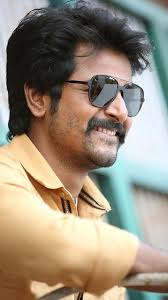
%> input picture image3.jpg, 168 x 300 px
$ octave pr3.m   (GNU Octave 9; MATLAB toolbox functions it lacks are replaced by stand-ins)
%> lines starting %> are read from the running program, lines starting %| are printed output that depends on the picture
i=imread('image3.jpg');
%> i is the input picture: size 300x168x3 uint8; mean R, G, B 153.1, 140.9, 123.8
j=rgb2gray(i);
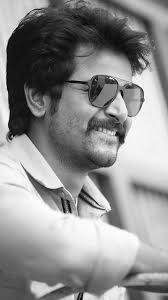
%> j: size 300x168 uint8; min 0, max 254, mean 142.6
f=imnoise(j,'Salt & Pepper');
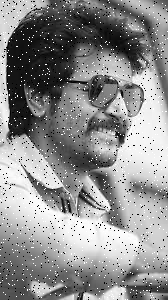
%> f: size 300x168 uint8; min 0, max 255, mean 141.8
g=filter2(fspecial('average',3),f)/255;
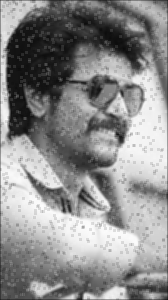
%> g: size 300x168 double; min 0.0471, max 0.993, mean 0.552
g1=ordfilt2(f,median(1:3*3),ones(3,3));
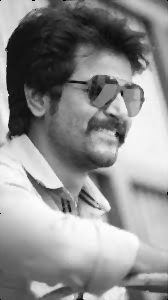
%> g1: size 300x168 uint8; min 0, max 253, mean 142.6
subplot(2,2,1);
imshow(i);
title('Original Image');
subplot(2,2,2);
imshow(f);
title('Noise Image');
subplot(2,2,3);
imshow(g);
title('Average Filter');
subplot(2,2,4);
imshow(g1);
title('Median Filter');


LEN = 31;
THETA = 11;
PSF = fspecial('motion',LEN,THETA);
Blurred = imfilter(i,PSF,'circular','conv');
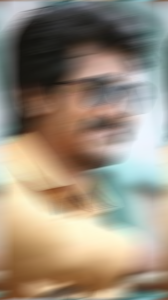
%> Blurred: size 300x168x3 uint8; mean R, G, B 153.1, 140.9, 123.8; mean of the top-left, top-right, bottom-left and bottom-right quarters 85.2, 140.7, 158.9, 172.3
figure; imshow(Blurred);title('Blurred Image');

wnr1 = deconvwnr(Blurred,PSF);
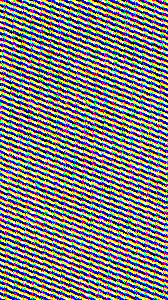
%> wnr1: size 300x168x3 uint8; mean R, G, B 130.8, 128.6, 127.8
figure;imshow(wnr1);
title('Restored, True PSF');

$ run again, with image1.jpg copied over image3.jpg
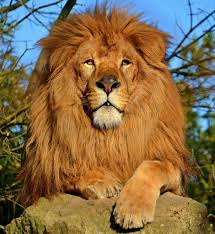
%> input picture image1.jpg, 215 x 234 px
%> i is the input picture: size 234x215x3 uint8; mean R, G, B 134.1, 108.3, 72.5
%> `Blurred = imfilter(i,PSF,'circular','conv');`:
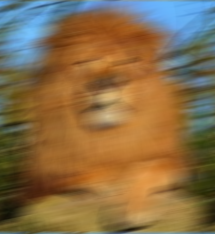
%> Blurred: size 234x215x3 uint8; mean R, G, B 134.1, 108.3, 72.5; mean of the top-left, top-right, bottom-left and bottom-right quarters 106.8, 118.3, 88.7, 106
%> `wnr1 = deconvwnr(Blurred,PSF);`:
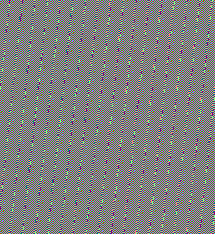
%> wnr1: size 234x215x3 uint8; mean R, G, B 127.5, 127.5, 127.4

$ run again, with image4.jpg copied over image3.jpg
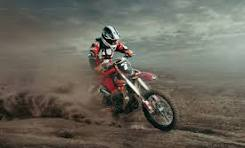
%> input picture image4.jpg, 245 x 148 px
%> i is the input picture: size 148x245x3 uint8; mean R, G, B 105.4, 101.8, 91.4
%> `Blurred = imfilter(i,PSF,'circular','conv');`:
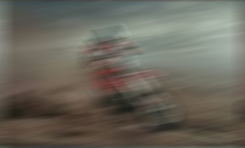
%> Blurred: size 148x245x3 uint8; mean R, G, B 105.4, 101.8, 91.4; mean of the top-left, top-right, bottom-left and bottom-right quarters 102.8, 138, 73.7, 83.5
%> `wnr1 = deconvwnr(Blurred,PSF);`:
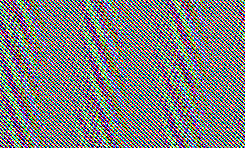
%> wnr1: size 148x245x3 uint8; mean R, G, B 126.1, 126.6, 126.8
